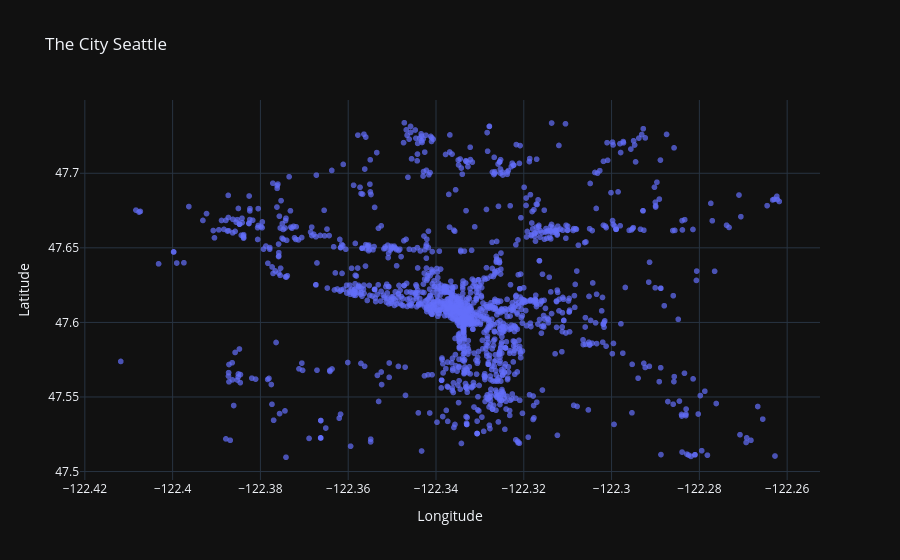

Here is the notebook cell this chart was saved with:
### Markdown cell above
### With all the things I see on the internet about the boundaries of the city of Seattle, the data is pretty clean.

### Code cell
# Utilisation d'un nuage de points pour approfondir l'analyse.
fig = px.scatter(data_frame=df_compliant_filtered,
           x='Longitude',
           y='Latitude',
           opacity=.7,
            title='The City Seattle')
fig.show()

### Figure 1 — Plotly figure (JSON) as saved in the notebook; plotly's stock layout.template omitted (floating-point values rounded to 4 significant figures; data arrays with more than 128 entries replaced by an {"elided": "..."} marker saying what was removed)
{"data": [{"hovertemplate": "Longitude=%{x}<br>Latitude=%{y}<extra></extra>", "legendgroup": "", "marker": {"color": "#636efa", "opacity": 0.7, "symbol": "circle"}, "mode": "markers", "name": "", "showlegend": false, "x": {"elided": "1493 float values"}, "xaxis": "x", "y": {"elided": "1493 float values"}, "yaxis": "y", "type": "scattergl"}], "layout": {"xaxis": {"anchor": "y", "domain": [0.0, 1.0], "title": {"text": "Longitude"}}, "yaxis": {"anchor": "x", "domain": [0.0, 1.0], "title": {"text": "Latitude"}}, "legend": {"tracegroupgap": 0}, "title": {"text": "The City Seattle"}}}
